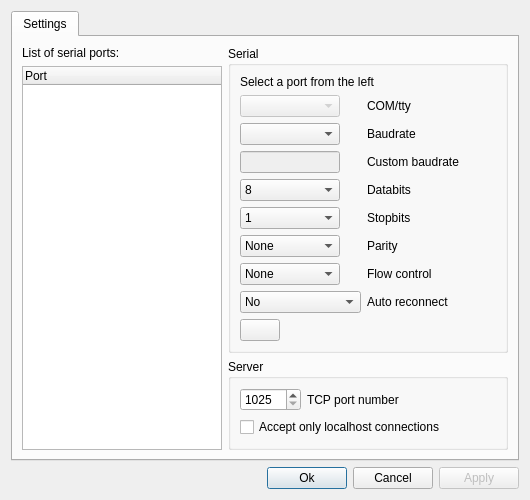
<?xml version="1.0" encoding="UTF-8"?>
<ui version="4.0">
 <class>Config</class>
 <widget class="QDialog" name="Config">
  <property name="geometry">
   <rect>
    <x>0</x>
    <y>0</y>
    <width>530</width>
    <height>500</height>
   </rect>
  </property>
  <property name="minimumSize">
   <size>
    <width>530</width>
    <height>500</height>
   </size>
  </property>
  <property name="windowTitle">
   <string>Settings</string>
  </property>
  <property name="windowIcon">
   <iconset resource="resources.qrc">
    <normaloff>:/icons/main icon</normaloff>:/icons/main icon</iconset>
  </property>
  <property name="sizeGripEnabled">
   <bool>false</bool>
  </property>
  <layout class="QVBoxLayout" name="verticalLayout">
   <item>
    <layout class="QHBoxLayout" name="horizontalLayout_2">
     <item>
      <widget class="QTabWidget" name="tabWidget">
       <property name="enabled">
        <bool>true</bool>
       </property>
       <property name="tabPosition">
        <enum>QTabWidget::North</enum>
       </property>
       <property name="tabShape">
        <enum>QTabWidget::Rounded</enum>
       </property>
       <property name="currentIndex">
        <number>0</number>
       </property>
       <property name="documentMode">
        <bool>false</bool>
       </property>
       <property name="tabsClosable">
        <bool>false</bool>
       </property>
       <property name="movable">
        <bool>false</bool>
       </property>
       <widget class="QWidget" name="tabSerial">
        <attribute name="title">
         <string>Settings</string>
        </attribute>
        <layout class="QHBoxLayout" name="horizontalLayout_3">
         <item>
          <layout class="QVBoxLayout" name="verticalLayout_2">
           <item>
            <widget class="QLabel" name="label">
             <property name="text">
              <string>List of serial ports:</string>
             </property>
            </widget>
           </item>
           <item>
            <widget class="QTreeWidget" name="treeWidget">
             <property name="maximumSize">
              <size>
               <width>200</width>
               <height>16777215</height>
              </size>
             </property>
             <column>
              <property name="text">
               <string>Port</string>
              </property>
             </column>
            </widget>
           </item>
          </layout>
         </item>
         <item>
          <layout class="QVBoxLayout" name="verticalLayout_4">
           <item>
            <widget class="QGroupBox" name="groupBox">
             <property name="title">
              <string>Serial</string>
             </property>
             <layout class="QVBoxLayout" name="verticalLayout_3">
              <item>
               <widget class="QLabel" name="label_9">
                <property name="enabled">
                 <bool>true</bool>
                </property>
                <property name="text">
                 <string>Select a port from the left</string>
                </property>
               </widget>
              </item>
              <item>
               <layout class="QFormLayout" name="formLayout">
                <property name="fieldGrowthPolicy">
                 <enum>QFormLayout::AllNonFixedFieldsGrow</enum>
                </property>
                <item row="0" column="0">
                 <widget class="QComboBox" name="boxTTY">
                  <property name="enabled">
                   <bool>false</bool>
                  </property>
                  <property name="minimumSize">
                   <size>
                    <width>100</width>
                    <height>0</height>
                   </size>
                  </property>
                 </widget>
                </item>
                <item row="0" column="1">
                 <widget class="QLabel" name="label_8">
                  <property name="text">
                   <string>COM/tty</string>
                  </property>
                 </widget>
                </item>
                <item row="1" column="0">
                 <widget class="QComboBox" name="boxBaudrate">
                  <property name="minimumSize">
                   <size>
                    <width>100</width>
                    <height>0</height>
                   </size>
                  </property>
                  <property name="currentText">
                   <string/>
                  </property>
                  <property name="maxVisibleItems">
                   <number>20</number>
                  </property>
                 </widget>
                </item>
                <item row="1" column="1">
                 <widget class="QLabel" name="label_2">
                  <property name="text">
                   <string>Baudrate</string>
                  </property>
                 </widget>
                </item>
                <item row="2" column="0">
                 <widget class="QLineEdit" name="editBaudrate">
                  <property name="enabled">
                   <bool>false</bool>
                  </property>
                  <property name="maximumSize">
                   <size>
                    <width>100</width>
                    <height>16777215</height>
                   </size>
                  </property>
                  <property name="toolTip">
                   <string>Future version</string>
                  </property>
                 </widget>
                </item>
                <item row="2" column="1">
                 <widget class="QLabel" name="label_6">
                  <property name="text">
                   <string>Custom baudrate</string>
                  </property>
                 </widget>
                </item>
                <item row="3" column="0">
                 <widget class="QComboBox" name="boxDatabits">
                  <property name="enabled">
                   <bool>true</bool>
                  </property>
                  <property name="minimumSize">
                   <size>
                    <width>100</width>
                    <height>0</height>
                   </size>
                  </property>
                  <item>
                   <property name="text">
                    <string>8</string>
                   </property>
                  </item>
                  <item>
                   <property name="text">
                    <string>7</string>
                   </property>
                  </item>
                  <item>
                   <property name="text">
                    <string>6</string>
                   </property>
                  </item>
                  <item>
                   <property name="text">
                    <string>5</string>
                   </property>
                  </item>
                 </widget>
                </item>
                <item row="3" column="1">
                 <widget class="QLabel" name="label_3">
                  <property name="text">
                   <string>Databits</string>
                  </property>
                 </widget>
                </item>
                <item row="4" column="0">
                 <widget class="QComboBox" name="boxStopbits">
                  <property name="enabled">
                   <bool>true</bool>
                  </property>
                  <property name="minimumSize">
                   <size>
                    <width>100</width>
                    <height>0</height>
                   </size>
                  </property>
                  <property name="toolTip">
                   <string>Future version</string>
                  </property>
                  <item>
                   <property name="text">
                    <string>1</string>
                   </property>
                  </item>
                  <item>
                   <property name="text">
                    <string>1.5</string>
                   </property>
                  </item>
                  <item>
                   <property name="text">
                    <string>2</string>
                   </property>
                  </item>
                 </widget>
                </item>
                <item row="4" column="1">
                 <widget class="QLabel" name="label_4">
                  <property name="text">
                   <string>Stopbits</string>
                  </property>
                 </widget>
                </item>
                <item row="5" column="0">
                 <widget class="QComboBox" name="boxParity">
                  <property name="enabled">
                   <bool>true</bool>
                  </property>
                  <property name="minimumSize">
                   <size>
                    <width>100</width>
                    <height>0</height>
                   </size>
                  </property>
                  <property name="toolTip">
                   <string>Future version</string>
                  </property>
                  <item>
                   <property name="text">
                    <string>None</string>
                   </property>
                  </item>
                  <item>
                   <property name="text">
                    <string>Even</string>
                   </property>
                  </item>
                  <item>
                   <property name="text">
                    <string>Odd</string>
                   </property>
                  </item>
                  <item>
                   <property name="text">
                    <string>Mark</string>
                   </property>
                  </item>
                  <item>
                   <property name="text">
                    <string>Space</string>
                   </property>
                  </item>
                 </widget>
                </item>
                <item row="5" column="1">
                 <widget class="QLabel" name="label_5">
                  <property name="text">
                   <string>Parity</string>
                  </property>
                 </widget>
                </item>
                <item row="6" column="0">
                 <widget class="QComboBox" name="boxFlowctrl">
                  <property name="enabled">
                   <bool>true</bool>
                  </property>
                  <property name="minimumSize">
                   <size>
                    <width>100</width>
                    <height>0</height>
                   </size>
                  </property>
                  <item>
                   <property name="text">
                    <string>None</string>
                   </property>
                  </item>
                  <item>
                   <property name="text">
                    <string>CTS/RTS</string>
                   </property>
                  </item>
                  <item>
                   <property name="text">
                    <string>Xon/Xoff</string>
                   </property>
                  </item>
                 </widget>
                </item>
                <item row="6" column="1">
                 <widget class="QLabel" name="label_11">
                  <property name="text">
                   <string>Flow control</string>
                  </property>
                 </widget>
                </item>
                <item row="7" column="0">
                 <widget class="QComboBox" name="boxReconnect">
                  <property name="enabled">
                   <bool>true</bool>
                  </property>
                  <property name="minimumSize">
                   <size>
                    <width>100</width>
                    <height>0</height>
                   </size>
                  </property>
                  <property name="toolTip">
                   <string>Future version</string>
                  </property>
                  <item>
                   <property name="text">
                    <string>No</string>
                   </property>
                  </item>
                  <item>
                   <property name="text">
                    <string>Immediately</string>
                   </property>
                  </item>
                  <item>
                   <property name="text">
                    <string>After 10 seconds</string>
                   </property>
                  </item>
                 </widget>
                </item>
                <item row="7" column="1">
                 <widget class="QLabel" name="label_10">
                  <property name="text">
                   <string>Auto reconnect</string>
                  </property>
                 </widget>
                </item>
                <item row="8" column="0">
                 <widget class="QPushButton" name="buttonDefaults">
                  <property name="text">
                   <string/>
                  </property>
                  <property name="icon">
                   <iconset resource="resources.qrc">
                    <normaloff>:/icons/resources/icons/arrow_undo.png</normaloff>:/icons/resources/icons/arrow_undo.png</iconset>
                  </property>
                  <property name="autoDefault">
                   <bool>false</bool>
                  </property>
                 </widget>
                </item>
               </layout>
              </item>
             </layout>
            </widget>
           </item>
           <item>
            <widget class="QGroupBox" name="groupBox_2">
             <property name="title">
              <string>Server</string>
             </property>
             <layout class="QVBoxLayout" name="verticalLayout_5">
              <item>
               <layout class="QFormLayout" name="formLayout_2">
                <property name="fieldGrowthPolicy">
                 <enum>QFormLayout::AllNonFixedFieldsGrow</enum>
                </property>
                <item row="0" column="0">
                 <widget class="QSpinBox" name="boxTCPPort">
                  <property name="minimum">
                   <number>1025</number>
                  </property>
                  <property name="maximum">
                   <number>65535</number>
                  </property>
                 </widget>
                </item>
                <item row="0" column="1">
                 <widget class="QLabel" name="label_7">
                  <property name="text">
                   <string>TCP port number</string>
                  </property>
                 </widget>
                </item>
                <item row="1" column="0" colspan="2">
                 <widget class="QCheckBox" name="checkOnlyLocal">
                  <property name="text">
                   <string>Accept only localhost connections</string>
                  </property>
                 </widget>
                </item>
               </layout>
              </item>
             </layout>
            </widget>
           </item>
          </layout>
         </item>
        </layout>
       </widget>
      </widget>
     </item>
    </layout>
   </item>
   <item>
    <layout class="QHBoxLayout" name="horizontalLayout">
     <item>
      <spacer name="horizontalSpacer">
       <property name="orientation">
        <enum>Qt::Horizontal</enum>
       </property>
       <property name="sizeHint" stdset="0">
        <size>
         <width>40</width>
         <height>20</height>
        </size>
       </property>
      </spacer>
     </item>
     <item>
      <widget class="QPushButton" name="buttonOk">
       <property name="text">
        <string>Ok</string>
       </property>
      </widget>
     </item>
     <item>
      <widget class="QPushButton" name="buttonCancel">
       <property name="text">
        <string>Cancel</string>
       </property>
      </widget>
     </item>
     <item>
      <widget class="QPushButton" name="buttonApply">
       <property name="enabled">
        <bool>false</bool>
       </property>
       <property name="text">
        <string>Apply</string>
       </property>
      </widget>
     </item>
    </layout>
   </item>
  </layout>
 </widget>
 <resources>
  <include location="resources.qrc"/>
 </resources>
 <connections/>
</ui>
